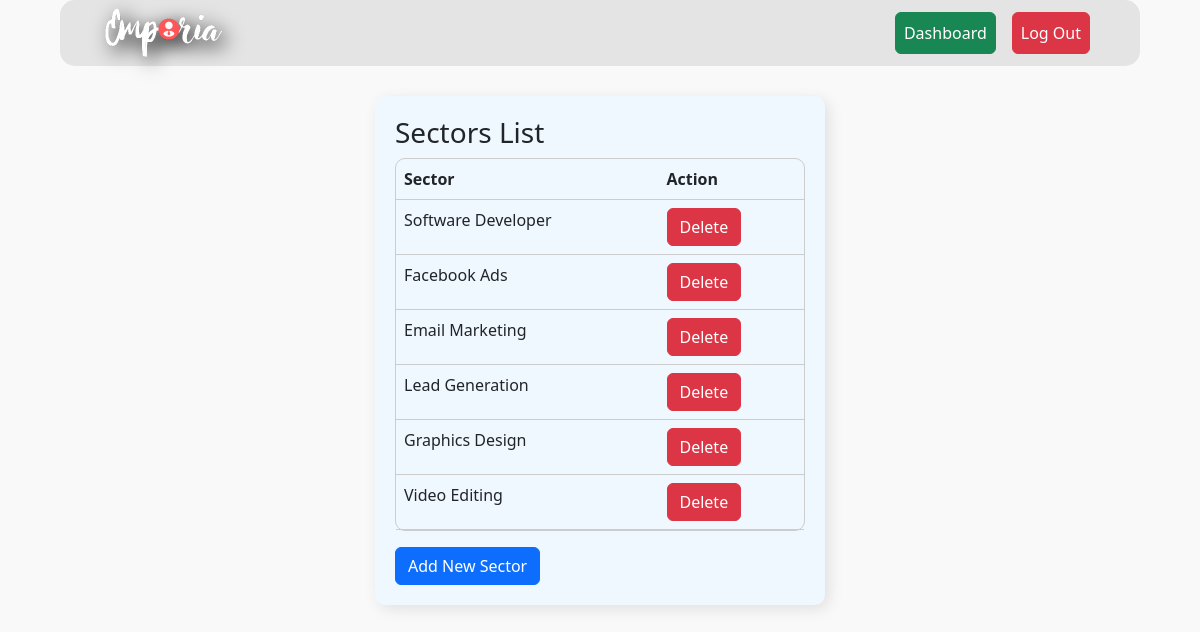
/sectors/ (signed in), run on the app's committed database.
### dashboard/models.py (models this page shows, shortened)
class Sector(models.Model):
    sector = models.CharField(max_length=50, unique=True)

### dashboard/views.py (the view)
# urls.py: path('sectors/', views.list_sectors, name='list_sectors'),
@login_required
def list_sectors(request):
    if not request.user.is_staff:  # Ensure only admins can delete
        return redirect('dashboard')
    sectors = Sector.objects.all()
    return render(request, 'list_sectors.html', {'sectors': sectors})

### dashboard/templates/list_sectors.html (shortened to what this page needs)
{% extends "base.html" %}
{% block content %}
<div class="container sector_list">
    <h3>Sectors List</h3>
    <table class="table" style="width:100%">
        <thead>
            <tr>
                <th>Sector</th>
                <th>Action</th>
            </tr>
        </thead>
        <tbody>
        {% for sector in sectors %}
            <tr>
                <td>{{ sector.sector }}</td>
                <form action="{% url 'delete_sector' sector.id %}" method="post" style="display:inline;">
                    <td><button class="btn btn-danger" type="submit" >Delete</button></td>
                </form>
            </tr>
        {% empty %}
            <li>No sectors available.</li>
        {% endfor %}
        </tbody>
    </table>
    <a class="btn btn-primary" href="{% url 'add_sector' %}">Add New Sector</a>
</div>
{% endblock %}

### templates/base.html (style rules this page uses)
body { background-color: #f9f9f9; }
.add-email, .edit_employee, .change-pass, .login, .register, .contact, .edit-task, .extend-task, .edit_admin, .add_position, .add_sector, .position_list, .sector_list { width: 450px; margin: auto; padding: 20px; border-radius: 10px; margin-top: 30px; background-color: aliceblue; box-shadow: 4px 4px 15px rgba(0,0,0,0.1) }
.table { width: 500px; border-collapse: separate; border-spacing: 0; border-radius: 10px; border: 1px solid #ccc; }

### data on the page
Sector: sector "Software Developer"
Sector: sector "Facebook Ads"
Sector: sector "Email Marketing"
Sector: sector "Lead Generation"
Sector: sector "Graphics Design"
Sector: sector "Video Editing"
